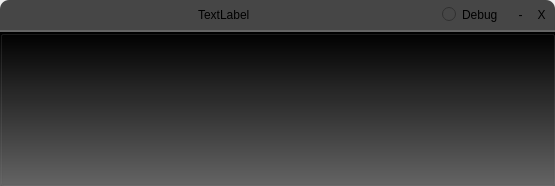
<?xml version="1.0" encoding="UTF-8"?>
<ui version="4.0">
 <class>OperationWidget</class>
 <widget class="QWidget" name="OperationWidget">
  <property name="geometry">
   <rect>
    <x>0</x>
    <y>0</y>
    <width>555</width>
    <height>186</height>
   </rect>
  </property>
  <property name="minimumSize">
   <size>
    <width>300</width>
    <height>30</height>
   </size>
  </property>
  <property name="windowTitle">
   <string>Form</string>
  </property>
  <property name="styleSheet">
   <string notr="true">QGroupBox#groupBox{
	background-color: qlineargradient(spread:repeat, x1:0, y1:0.011, x2:0, y2:1, stop:0 rgba(0, 0, 0, 255), stop:1 rgba(101, 101, 101, 255));
}

QFrame#frame{
background:rgb(70, 70, 70);
border-top-left-radius: 9px;
border-top-right-radius: 9px;
}

{
text-color:white;
}

</string>
  </property>
  <layout class="QVBoxLayout" name="verticalLayout">
   <property name="spacing">
    <number>0</number>
   </property>
   <property name="sizeConstraint">
    <enum>QLayout::SetMinimumSize</enum>
   </property>
   <property name="leftMargin">
    <number>0</number>
   </property>
   <property name="topMargin">
    <number>0</number>
   </property>
   <property name="rightMargin">
    <number>0</number>
   </property>
   <property name="bottomMargin">
    <number>0</number>
   </property>
   <item>
    <widget class="QFrame" name="frame">
     <property name="sizePolicy">
      <sizepolicy hsizetype="Preferred" vsizetype="Fixed">
       <horstretch>0</horstretch>
       <verstretch>0</verstretch>
      </sizepolicy>
     </property>
     <property name="minimumSize">
      <size>
       <width>0</width>
       <height>30</height>
      </size>
     </property>
     <property name="baseSize">
      <size>
       <width>200</width>
       <height>15</height>
      </size>
     </property>
     <property name="styleSheet">
      <string notr="true">background:rgb(70, 70, 70);
border-top-left-radius: 9px;
border-top-right-radius: 9px;</string>
     </property>
     <layout class="QHBoxLayout" name="lth_top">
      <property name="sizeConstraint">
       <enum>QLayout::SetDefaultConstraint</enum>
      </property>
      <property name="leftMargin">
       <number>5</number>
      </property>
      <property name="topMargin">
       <number>5</number>
      </property>
      <property name="rightMargin">
       <number>5</number>
      </property>
      <property name="bottomMargin">
       <number>5</number>
      </property>
      <item>
       <widget class="QLineEdit" name="la_description">
        <property name="sizePolicy">
         <sizepolicy hsizetype="Expanding" vsizetype="Fixed">
          <horstretch>0</horstretch>
          <verstretch>0</verstretch>
         </sizepolicy>
        </property>
        <property name="minimumSize">
         <size>
          <width>0</width>
          <height>0</height>
         </size>
        </property>
        <property name="maximumSize">
         <size>
          <width>500</width>
          <height>16777215</height>
         </size>
        </property>
       </widget>
      </item>
      <item>
       <widget class="QLabel" name="la_name">
        <property name="sizePolicy">
         <sizepolicy hsizetype="Preferred" vsizetype="Fixed">
          <horstretch>0</horstretch>
          <verstretch>0</verstretch>
         </sizepolicy>
        </property>
        <property name="text">
         <string>TextLabel</string>
        </property>
       </widget>
      </item>
      <item>
       <spacer name="horizontalSpacer">
        <property name="orientation">
         <enum>Qt::Horizontal</enum>
        </property>
        <property name="sizeHint" stdset="0">
         <size>
          <width>40</width>
          <height>20</height>
         </size>
        </property>
       </spacer>
      </item>
      <item>
       <widget class="QRadioButton" name="rbOperation">
        <property name="text">
         <string>Debug</string>
        </property>
       </widget>
      </item>
      <item>
       <widget class="Line" name="line">
        <property name="orientation">
         <enum>Qt::Vertical</enum>
        </property>
       </widget>
      </item>
      <item>
       <widget class="QToolButton" name="btn_toggle">
        <property name="styleSheet">
         <string notr="true">font: 15pt &quot;.SF NS Text&quot;;</string>
        </property>
        <property name="text">
         <string>-</string>
        </property>
        <property name="shortcut">
         <string>X, X</string>
        </property>
       </widget>
      </item>
      <item>
       <widget class="QToolButton" name="btn_delete">
        <property name="text">
         <string>X</string>
        </property>
        <property name="shortcut">
         <string>X</string>
        </property>
       </widget>
      </item>
     </layout>
    </widget>
   </item>
   <item>
    <widget class="QGroupBox" name="groupBox">
     <property name="sizePolicy">
      <sizepolicy hsizetype="Preferred" vsizetype="Expanding">
       <horstretch>0</horstretch>
       <verstretch>0</verstretch>
      </sizepolicy>
     </property>
     <property name="minimumSize">
      <size>
       <width>0</width>
       <height>100</height>
      </size>
     </property>
     <property name="title">
      <string/>
     </property>
     <property name="flat">
      <bool>false</bool>
     </property>
     <property name="checkable">
      <bool>false</bool>
     </property>
     <layout class="QVBoxLayout" name="verticalLayout_2">
      <property name="sizeConstraint">
       <enum>QLayout::SetMinimumSize</enum>
      </property>
      <property name="leftMargin">
       <number>0</number>
      </property>
      <property name="topMargin">
       <number>0</number>
      </property>
      <property name="rightMargin">
       <number>0</number>
      </property>
      <property name="bottomMargin">
       <number>0</number>
      </property>
      <item>
       <layout class="QVBoxLayout" name="ltv_content">
        <property name="sizeConstraint">
         <enum>QLayout::SetMinimumSize</enum>
        </property>
        <property name="leftMargin">
         <number>0</number>
        </property>
        <property name="topMargin">
         <number>0</number>
        </property>
        <property name="rightMargin">
         <number>0</number>
        </property>
        <property name="bottomMargin">
         <number>0</number>
        </property>
       </layout>
      </item>
     </layout>
    </widget>
   </item>
  </layout>
 </widget>
 <resources/>
 <connections/>
</ui>
